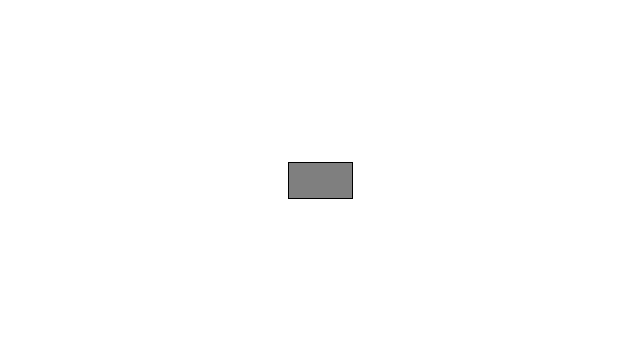
Frame 1 (no input)
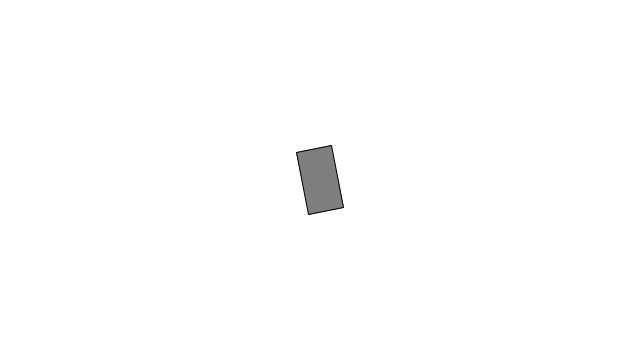
Frame 60 (the mouse pressed at the canvas centre just before this capture)
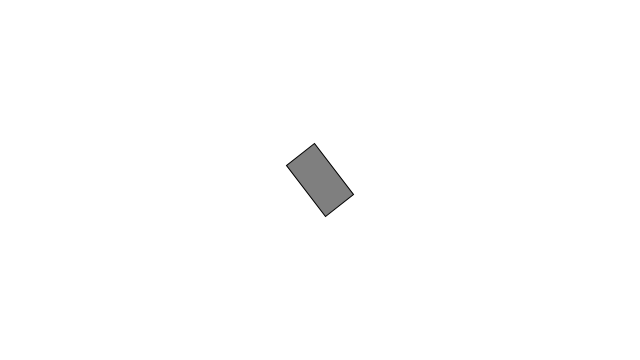
Frame 120 (the mouse held since frame 60 and released just before this capture)

The Processing sketch that drew these frames (run headless with seeded random() and noise(); from frame 60 on, the mouse is pressed at the canvas centre):

// Processing sketch: sketch_3_1_TestRotationMouse
// ── sketch_3_1_TestRotationMouse.pde

float a = 0.0;
float aVelocity = 0.0;
float aAcceleration = 0.0;

void setup(){
  size(640,360);  
}


void draw(){
  background(255);
  
  aAcceleration = map(mouseX,0,width,-0.001,0.001);
  a += aVelocity;
  aVelocity += aAcceleration;
  
  
  
  rectMode(CENTER);
  stroke(0);
  fill(127);
  translate(width/2, height/2);
  rotate(a);
  rect(0,0,64,36);
}
